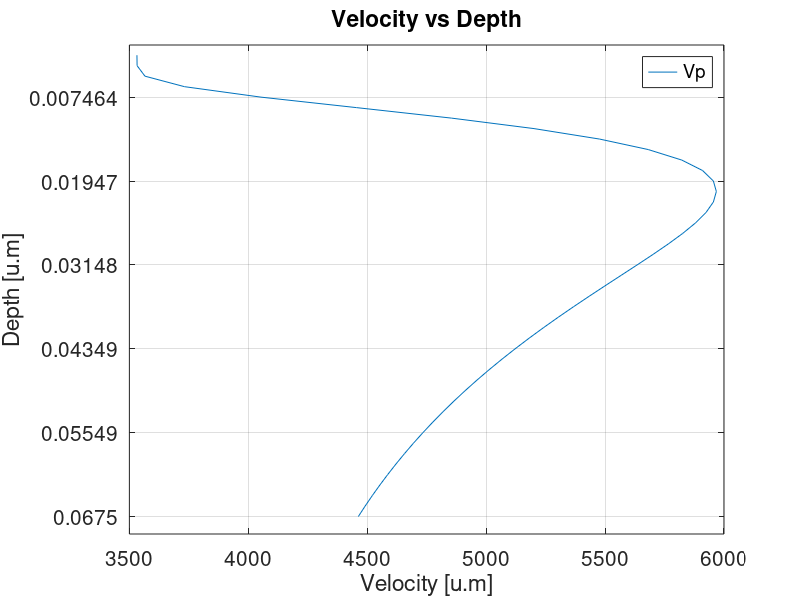

Write MATLAB code to recreate this figure.
clc
clear all

z = linspace(1.46,67.5,45)/1000';
ncam(:,1) = [5:4:numel(z)]';
ncam(:,2) = z(5:4:numel(z))';
a73 = [1:numel(z)];
% plot(z,a73,'.-')
% set(gca,'YDir','reverse')
% set(gca,'YTick',ncam(:,1))
% set(gca,'XTick',z(5:8:73))
% xlabel('Depth [mm]')
% grid on; box on

%%
vp_1_ini = 3531.8;    % [m/s] cim
vp_1_fin = 4500;      % [m/s] cim

vp_2_ini = 1880.8;    % [m/s] arg
vp_2_fin = 3341.1;  % [m/s] arg

    
A0 = vp_1_ini;
A  = vp_1_fin/1;
B  = linspace(1,1,numel(z))/15000;
B  = (1*B - B.^(0.33));
%  Baseado no modelo de Einstein para variação do calor específico com a
%  temperatura
%y = A0*( 1 + (((B./x).^2).*exp(B./x))./(( exp(B./x)-1 )).^2 );
y1 = A0 + (A*((B./z).^2).*exp(B./z))./( exp(B./z.^(1.9))-1 ).^2;
y1 = y1';
save('vp_C1_ModelMath.txt','y1','-ascii')

figure(100)
hold on
plot(y1,z)
%plot(y2,x)
title('Velocity vs Depth')
xlabel('Velocity [u.m]')
ylabel('Depth [u.m]')
set(gca,'YDir','Reverse')
set(gca,'FontSize',15)
set(gca,'YTick',z(5:8:numel(z)))
%xlim([3300 4200])
legend('Vp','Vs')
box on; grid on
